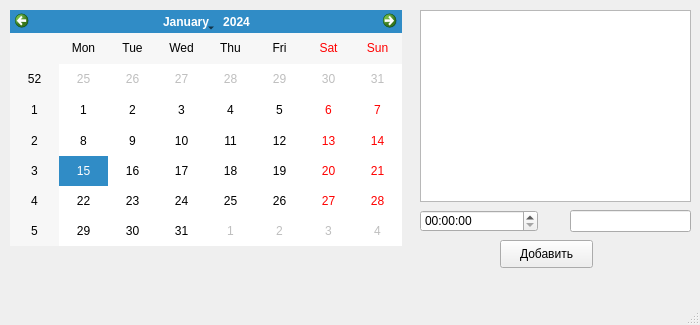
<?xml version="1.0" encoding="UTF-8"?>
<ui version="4.0">
 <class>MainWindow</class>
 <widget class="QMainWindow" name="MainWindow">
  <property name="geometry">
   <rect>
    <x>0</x>
    <y>0</y>
    <width>700</width>
    <height>325</height>
   </rect>
  </property>
  <property name="windowTitle">
   <string>task2</string>
  </property>
  <property name="toolTip">
   <string>&lt;html&gt;&lt;head/&gt;&lt;body&gt;&lt;p&gt;task1&lt;/p&gt;&lt;/body&gt;&lt;/html&gt;</string>
  </property>
  <widget class="QWidget" name="centralwidget">
   <widget class="QCalendarWidget" name="calendarWidget">
    <property name="geometry">
     <rect>
      <x>10</x>
      <y>10</y>
      <width>392</width>
      <height>236</height>
     </rect>
    </property>
   </widget>
   <widget class="QTimeEdit" name="timeEdit">
    <property name="geometry">
     <rect>
      <x>420</x>
      <y>210</y>
      <width>118</width>
      <height>22</height>
     </rect>
    </property>
   </widget>
   <widget class="QListWidget" name="listWidget">
    <property name="geometry">
     <rect>
      <x>420</x>
      <y>10</y>
      <width>271</width>
      <height>192</height>
     </rect>
    </property>
    <property name="sortingEnabled">
     <bool>true</bool>
    </property>
   </widget>
   <widget class="QPushButton" name="addButton">
    <property name="geometry">
     <rect>
      <x>500</x>
      <y>240</y>
      <width>93</width>
      <height>28</height>
     </rect>
    </property>
    <property name="text">
     <string>Добавить</string>
    </property>
   </widget>
   <widget class="QLineEdit" name="lineEdit">
    <property name="geometry">
     <rect>
      <x>570</x>
      <y>210</y>
      <width>121</width>
      <height>22</height>
     </rect>
    </property>
   </widget>
  </widget>
  <widget class="QMenuBar" name="menubar">
   <property name="geometry">
    <rect>
     <x>0</x>
     <y>0</y>
     <width>700</width>
     <height>26</height>
    </rect>
   </property>
  </widget>
  <widget class="QStatusBar" name="statusbar"/>
 </widget>
 <resources/>
 <connections/>
</ui>
